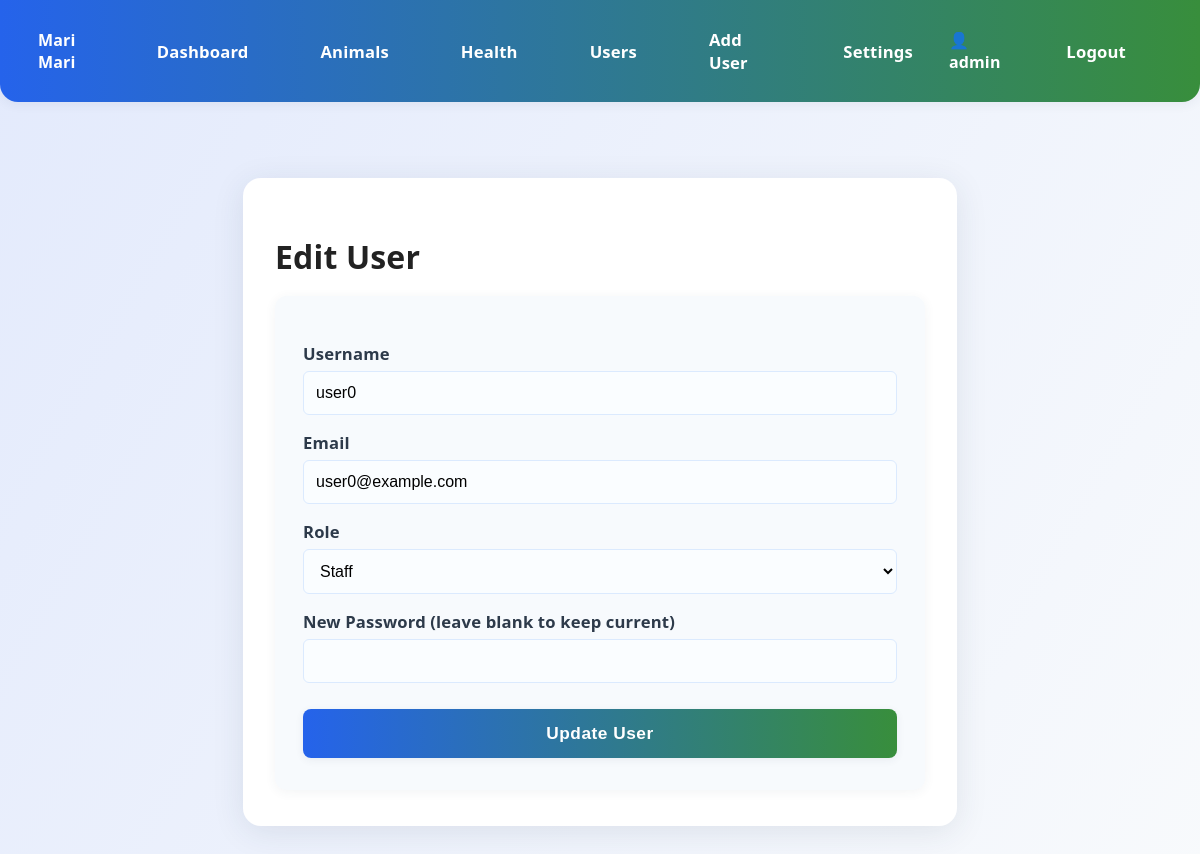
The page /users/3/edit (signed in) on the database its author committed.
### models/settings.py (models this page shows)
class AppSettings(db.Model):
    __tablename__ = "app_settings"
    id = db.Column(db.Integer, primary_key=True)
    farm_name = db.Column(db.String(128), default="My Farm")

### models/user.py (models this page shows, shortened)
class User(db.Model):
    __tablename__ = 'user'
    id = db.Column(db.Integer, primary_key=True)
    username = db.Column(db.String(50), unique=True, nullable=False)
    email = db.Column(db.String(120), unique=True, nullable=False)
    password_hash = db.Column(db.String(128), nullable=False)
    role = db.Column(db.String(20), default='staff')  # 'admin', 'staff', etc.

### app.py (the view, shortened to what this page needs)
@app.route("/users/<int:user_id>/edit", methods=["GET", "POST"])
def edit_user(user_id):
    if not g.current_user or g.current_user.role != "admin":
        flash("Only admin can edit users.", "danger")
        return redirect(url_for("dashboard"))
    user = User.query.get_or_404(user_id)
    return render_template("edit_user.html", user=user)

### app.py (called while the page is built)
@app.before_request
def create_tables():
    try:
        if not AppSettings.query.first():
            default_settings = AppSettings(farm_name="My Farm")
            db.session.add(default_settings)
            db.session.commit()
        admin_user = User.query.filter_by(username="admin").first()
        if not admin_user:
            admin = User(username="admin", email="admin@example.com", role="admin")
            admin.set_password("pass123")
            db.session.add(admin)
            db.session.commit()
            print("[DEBUG] Admin user created with username 'admin' and password 'pass123'. Hash:", admin.password_hash)
        else:
            print(f"[DEBUG] Admin user already exists. Username: {admin_user.username}, Hash: {admin_user.password_hash}")
    except Exception as e:
        print(f"[DEBUG] Exception in create_tables: {e}")
        pass

@app.before_request
def load_logged_in_user():
    user_id = session.get("user_id")
    g.current_user = db.session.get(User,user_id) if user_id else None

def get_settings():
    try:
        return AppSettings.query.first()
    except Exception:
        return None

@app.context_processor
def inject_globals():
    return dict(settings=get_settings(), get_flashed_messages=get_flashed_messages)

### templates/edit_user.html (shortened to what this page needs)
{% extends "base.html" %}
{% block content %}
<div class="container">
  <h1 style="margin-bottom: 18px;">Edit User</h1>
  <form method="POST" class="form-card">
    <label>Username</label>
    <input type="text" name="username" value="{{ user.username }}" required>
    <label>Email</label>
    <input type="email" name="email" value="{{ user.email }}" required>
    <label>Role</label>
    <select name="role" required>
      <option value="staff" {% if user.role == "staff" %}selected{% endif %}>Staff</option>
    </select>
    <label>New Password (leave blank to keep current)</label>
    <input type="password" name="password" autocomplete="new-password">
    <button type="submit">Update User</button>
  </form>
</div>
{% endblock %}

### templates/base.html (shortened to what this page needs)
<!DOCTYPE html>
<html>
<head>
  <link rel="stylesheet" href="/static/style.css">
</head>
<body>
  <div class="navbar">
    <div class="nav-left">
      <span style="font-weight:700; color:#fff; margin-right:18px;">
        {{ (settings.farm_name if settings is defined else "Farm Manager") }}
      </span>
      <a href="/dashboard">Dashboard</a>
      <a href="/animals">Animals</a>
      <a href="/health-records">Health</a>
      {% if g.current_user and g.current_user.role == 'admin' %}
        <a href="/users">Users</a>
        <a href="/register">Add User</a>
        <a href="/settings">Settings</a>
      {% endif %}
    </div>
    <div class="nav-right">
      {% if g.current_user %}
        <span style="margin-right: 12px; font-weight:600; color:#fff; letter-spacing:0.01em;">👤 {{ g.current_user.username }}</span>
        <a href="/logout">Logout</a>
      {% endif %}
    </div>
  </div>
  <div class="content">
    {% block content %}{% endblock %}
  </div>
</body>
</html>

### static/style.css (style rules this page uses)
body { min-height: 100vh; font-family: 'Segoe UI', 'Roboto', Arial, sans-serif; background: linear-gradient(120deg, #e3eafc 0%, #f8fafc 100%); margin: 0; padding: 0; color: #222; letter-spacing: 0.01em; }
.container { max-width: 650px; margin: 48px auto; padding: 36px 32px; background: #fff; box-shadow: 0 6px 32px rgba(44,62,80,0.10); border-radius: 18px; }
.form-card { display: flex; flex-direction: column; background: #f7fafd; border-radius: 12px; padding: 32px 28px; box-shadow: 0 2px 12px rgba(44,62,80,0.06); }
label { margin: 14px 0 6px; color: #2d3a4a; font-weight: 600; font-size: 1.04em; letter-spacing: 0.01em; }
input, select, textarea { padding: 12px; font-size: 1em; border: 1.5px solid #dbeafe; border-radius: 6px; background: #fafdff; margin-bottom: 2px; transition: border 0.2s; outline: none; box-sizing: border-box; }
button { margin-top: 24px; padding: 14px 0; background: linear-gradient(90deg, #2563eb 0%, #388e3c 100%); color: white; font-weight: 700; font-size: 1.08em; border: none; border-radius: 8px; cursor: pointer; box-shadow: 0 2px 8px rgba(44,62,80,0.07); transition: background 0.2s, box-shadow 0.2s; letter-spacing: 0.03em; }
.navbar { display: flex; justify-content: space-between; align-items: center; background: linear-gradient(90deg, #2563eb 0%, #388e3c 100%); padding: 18px 38px; border-radius: 0 0 18px 18px; box-shadow: 0 2px 12px rgba(44,62,80,0.07); }
.navbar a { color: #fff; text-decoration: none; font-weight: 700; margin: 0 14px; padding: 10px 22px; border-radius: 8px; transition: background 0.2s, color 0.2s; font-size: 1.04em; letter-spacing: 0.01em; }
.nav-left, .nav-right { display: flex; align-items: center; }
.content { padding: 28px 0; max-width: 900px; margin: 0 auto; }

### templates/base.html (style rules this page uses)
body { background: linear-gradient(120deg, #e3eafc 0%, #f8fafc 100%); min-height: 100vh; }
.content { max-width: 900px; margin: 0 auto; padding: 28px 0; }

### rows shown on the page
AppSettings: farm_name "Mari Mari"
User: current_user.username "admin"
User: username "user0", email "user0@example.com", role "Staff"
